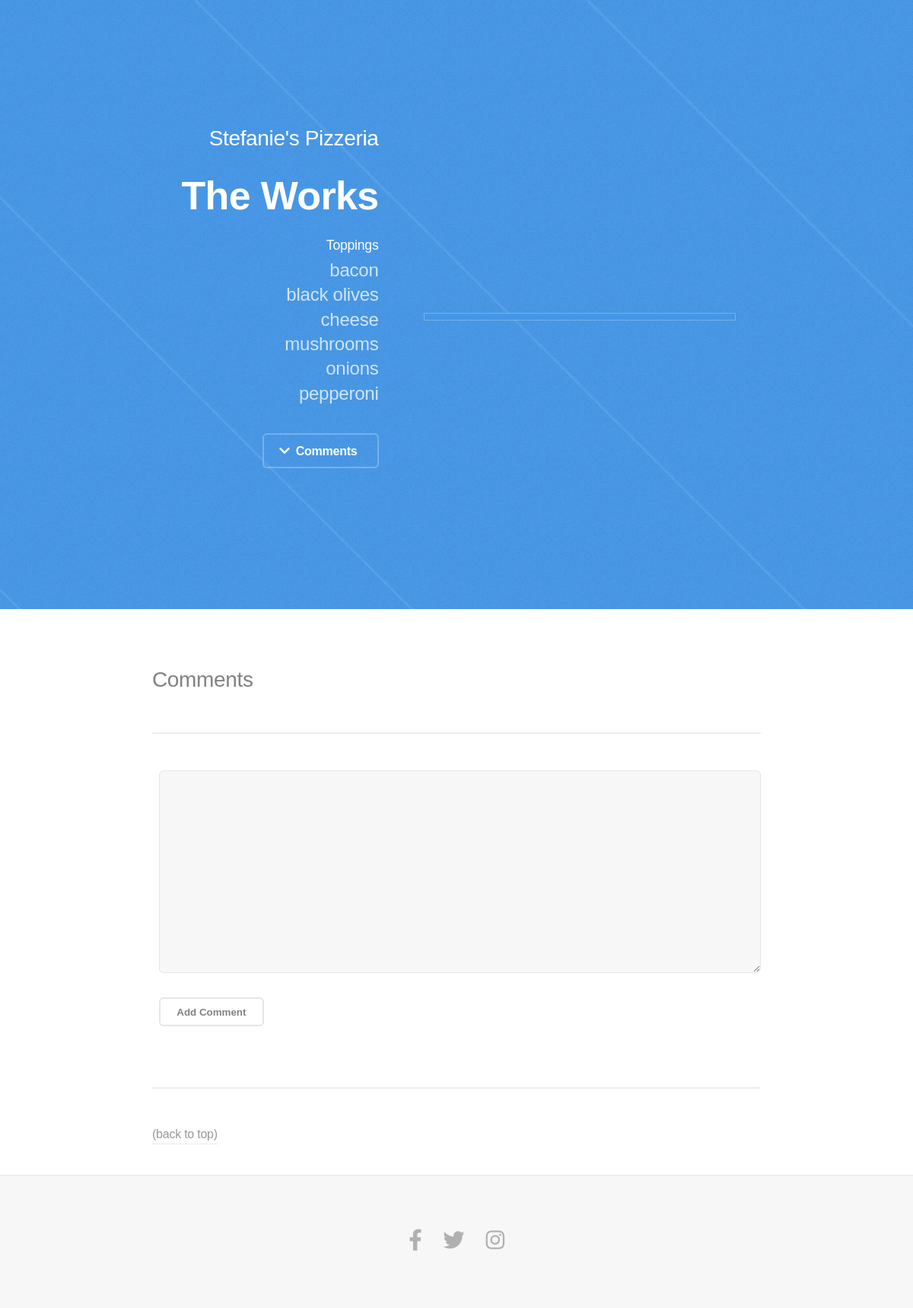
Screenshot of /pizzas/10 with the database file from the repository.
### pizzas/models.py (models this page shows)
class Pizza(models.Model):
    name = models.CharField(max_length=256)
    data_added = models.DateTimeField(auto_now_add=True)
    def __str__(self):
        return self.name

class Topping(models.Model):
    name = models.CharField(max_length=256)
    pizza = models.ForeignKey(Pizza, on_delete=models.CASCADE)
    date_added = models.DateTimeField(auto_now_add=True)
    def __str__(self):
        return self.name

### pizzas/views.py (the view, shortened to what this page needs)
# urls.py: path("pizzas/<int:pizza_id>", views.pizza, name="pizza"),
def pizza(request, pizza_id):
    pizza = Pizza.objects.get(id=pizza_id)
    toppings = pizza.topping_set.order_by("name")
    comments = pizza.comment_set.order_by("-date_added")
    form = CommentForm()
    context = {"pizza": pizza, "toppings": toppings, "comments": comments, "form": form}
    return render(request, "pizzas/pizza.html", context)

### pizzas/forms.py
class CommentForm(forms.ModelForm):
    class Meta:
        model = Comment
        fields = ["comment"]
        labels = {"comment": ""}
        widgets = {"comment": forms.Textarea(attrs={"cols": 80})}

### pizzas/templates/pizzas/pizza.html (shortened to what this page needs)
{% block content %}
{% load static %}
<!DOCTYPE HTML>
<html>
<head>
	<link rel="stylesheet" href="{% static 'assets/css/main.css' %}" />
</head>
<body class="is-preload">
	<header id="header">
		<div class="content">
			<h2><a href="{% url 'pizzas:index' %}">Stefanie's Pizzeria</a></h2>
			<h1>{{pizza}}</h1>
			<h4>Toppings</h4>
			<p>
				{% for topping in toppings %}
				{{ topping }}<br />
				{% endfor %}
			</p>
			<ul class="actions">
				<li><a href="#two" class="button icon solid fa-chevron-down scrolly">Comments</a></li>
			</ul>
		</div>
	</header>
	<section id="two" class="wrapper">
		<div class="inner alt">
			<h2>Comments</h2>
			<section id="comment-form" class="spotlight">
				<form action="#two" method="post">
					{{ form.as_p }}
					<button name="submit">Add Comment</button>
				</form>
			</section>
			<section class="spotlight">
				<a href="#header" class="scrolly">(back to top)</a>
			</section>
		</div>
	</section>
	<footer id="footer">
		<ul class="icons">
			<li><a href="#" class="icon brands fa-facebook-f"><span class="label">Facebook</span></a></li>
			<li><a href="#" class="icon brands fa-twitter"><span class="label">Twitter</span></a></li>
			<li><a href="#" class="icon brands fa-instagram"><span class="label">Instagram</span></a></li>
		</ul>
	</footer>
</body>
</html>
{% endblock content %}

### rows the page displays
Pizza: name "The Works"
Topping: name "bacon"
Topping: name "black olives"
Topping: name "cheese"
Topping: name "mushrooms"
Topping: name "onions"
Topping: name "pepperoni"
